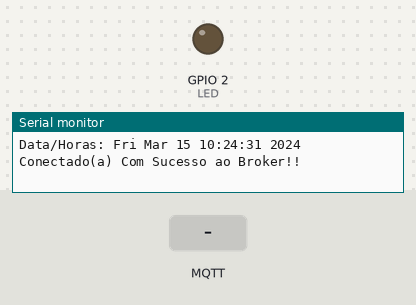
The sketch below on a simulated ESP8266 (NodeMCU). Parts: output pins drawn as LEDs (lit = HIGH), the last lines printed to the serial monitor. The inputs (shaded band) are chosen by the test bench. WiFi joins after 1.5 s; servers stay silent unless stated; the local clock reads 2024-03-15 10:24:30 at power-on unless the sketch sets it; no MQTT or app messages arrive unless stated.

Above: at 2.7 s.
2.8 s: MQTT message "0" arrives on the first subscribed topic
At 4.0 s:
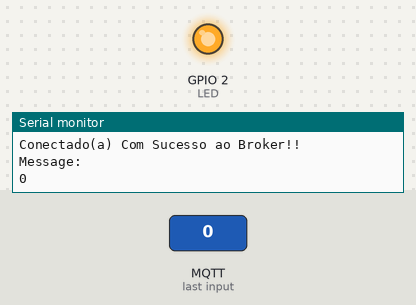
4.3 s: MQTT message "1" arrives on the first subscribed topic
At 5.1 s:
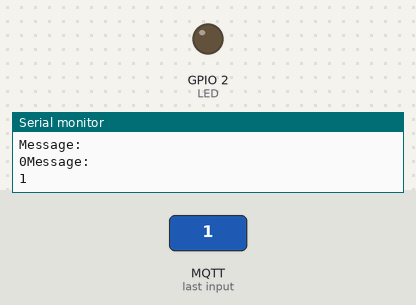
Timing chart, 0 to 7.3 s (numbered marks = the images above; inputs shaded):
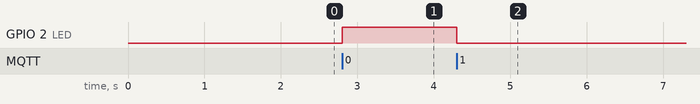

Measured:
- after the input at 2.8 s, GPIO 2 (LED): LOW → HIGH at once
- after the input at 4.3 s, GPIO 2 (LED): HIGH → LOW at once

The sketch:

ESP-8266-32.ino
```cpp
#include <ESP8266WiFi.h>
#include <WiFiClientSecure.h>
#include <ESP8266WebServer.h>
#include <PubSubClient.h>
#include <WiFiManager.h>
#include <DNSServer.h>
#include <time.h>
#include "secrets.h"

BearSSL::WiFiClientSecure net;
PubSubClient client(net);

// Isto Server para Definir a porta do server web para 80!!
WiFiServer server(80); // Segurança SSL

String header; // Armazenarar os Headers(Dispositivos) das solicitaçoes HTTPS

time_t now;
unsigned long lastMillis = 0;


//Conectar Ao Broker
void mqtt_connect()
{
  while (!client.connected()) {

    Serial.print(ctime(&now));

    if (client.connect(HOSTNAME, MQTT_USER, MQTT_PASS))
    {
      Serial.println("Conectado(a) Com Sucesso ao Broker!!");

      client.subscribe(TOPIC_SUB);
    }

    else
    {
      Serial.print("A Tentativa falhou, Status do Erro == ");

      Serial.print(client.state());

      Serial.println(" . Será feita uma nova tentativa em 5 segundos.");

      Serial.print("");

      Serial.println("Tentando Conectar Novamente ao Broker MQTT: Aguarde ...");

      delay(5000);
    }
  }
}


// CONFIGURAÇÃO INICIAL !
void setup()
{
  Serial.begin(115200);
  pinMode(LED, OUTPUT);

  WiFi.hostname(HOSTNAME);
  WiFi.mode(WIFI_STA);

  WiFiManager wifiManager;
  wifiManager.autoConnect("Biocyber.Tech");
  Serial.println("Conectado(a) à rede com sucesso!");
  Serial.println("---*-------------------------*---");
  Serial.println("Conectando-se ao MQTT Broker: Aguarde ...");
  server.begin();   // Inicializar o Servidor


  Serial.print("Configurando a Data/Hora usando SNTP..");
  configTime(-5 * 3600, 0, "br.pool.ntp.org", "time.br.gov");
  now = time(nullptr);

  while (now < 1510592825)
  {
    delay(500);
    Serial.print(".");
    now = time(nullptr);
  }


    Serial.println(" Configurado!");
    struct tm timeinfo;
    gmtime_r(&now, &timeinfo);

    Serial.print("Data/Horas: ");


    /* DEFINIÇÃO DO CERTIFICADO */
      #ifdef CHECK_CA_ROOT
        BearSSL::X509List cert(digicert);
        net.setTrustAnchors(&cert);
      #endif

      #if (!defined(CHECK_CA_ROOT))
        net.setInsecure();
      #endif

    client.setServer(MQTT_HOST, MQTT_PORT);
    client.setCallback(RecebePayload);
    mqtt_connect();
}


void loop()
{
  // Esta função server para pegar as horas!
  now = time(nullptr);

  // Essa função serve para Estabilizar a Comunicação Entre o Broker!!
  if (!client.connected())
  {
    mqtt_connect();
  }
  else
  {
    client.loop();
  }
}

// RECEBER MENSAGENS!!
void RecebePayload(char* topic, byte* payload, unsigned int length)
{
  String msg;

  // Exibir payload recebido!
  Serial.println("Message:");
  for (int i = 0; i < length; i++) {
    Serial.print((char)payload[i]);
  }


  //converter o byte em string do payload recebido!
  for(int i = 0; i < length; i++)
  {
    char c = (char)payload[i];
    msg += c;
  }

  if (msg == "0")
  {
    digitalWrite(LED, HIGH);
  }

  if (msg == "1")
  {
    digitalWrite(LED, LOW);
  }

}
```

secrets.h
```cpp
                                        /* Configurações Hidden Básicas!! */

#define  SECRET
#define  HOSTNAME  "EXEMPLO: Usuario Roger"
#define  TOPIC_SUB  "EXEMPLO: bar"
#define  LED LED_BUILTIN


const char MQTT_HOST[] = "EXEMPLO: 192.168.2.106"; // Localizção do server
const int  MQTT_PORT = /* EXEMPLO: */ 8883; /* TLS / SSL */
const char MQTT_USER[] = "EXEMPLO: roger"; // Usuário
const char MQTT_PASS[] = "EXEMPLO: love";  // Senha


  /* CERTIFICADO DIGITAL TLS PARA CONEXÃO COM O BROKER */
#ifdef CHECK_CA_ROOT
static const char digicert[] PROGMEM = R"EOF(
-----BEGIN CERTIFICATE-----
XXXXXXXXXXXXXXXXXXXXXXXXXXXXXXXXXXXXXXXXXXXXXXXXXXXXXXXXXXXXXXXX
XXXXXXXXXXXXXXXXXXXXXXXXXXXXXXXXXXXXXXXXXXXXXXXXXXXXXXXXXXXXXXXX
XXXXXXXXXXXXXXXXXXXXXXXXXXXXXXXXXXXXXXXXXXXXXXXXXXXXXXXXXXXXXXXX
XXXXXXXXXXXXXXXXXXXXXXXXXXXXXXXXXXXXXXXXXXXXXXXXXXXXXXXXXXXXXXXX
XXXXXXXXXXXXXXXXXXXXXXXXXXXXXXXXXXXXXXXXXXXXXXXXXXXXXXXXXXXXXXXX
XXXXXXXXXXXXXXXXXXXXXXXXXXXXXXXXXXXXXXXXXXXXXXXXXXXXXXXXXXXXXXXX
XXXXXXXXXXXXXXXXXXXXXXXXXXXXXXXXXXXXXXXXXXXXXXXXXXXXXXXXXXXXXXXX
XXXXXXXXXXXXXXXXXXXXXXXXXXXXXXXXXXXXXXXXXXXXXXXXXXXXXXXXXXXXXXXX
XXXXXXXXXXXXXXXXXXXXXXXXXXXXXXXXXXXXXXXXXXXXXXXXXXXXXXXXXXXXXXXX
XXXXXXXXXXXXXXXXXXXXXXXXXXXXXXXXXXXXXXXXXXXXXXXXXXXXXXXXXXXXXXXX
XXXXXXXXXXXXXXXXXXXXXXXXXXXXXXXXXXXXXXXXXXXXXXXXXXXXXXXXXXXXXXXX
XXXXXXXXXXXXXXXXXXXXXXXXXXXXXXXXXXXXXXXXXXXXXXXXXXXXXXXXXXXXXXXX
XXXXXXXXXXXXXXXXXXXXXXXXXXXXXXXXXXXXXXXXXXXXXXXXXXXXXXXXXXXXXXXX
XXXXXXXXXXXXXXXXXXXXXXXXXXXXXXXXXXXXXXXXXXXXXXXXXXXXXXXXXXXXXXXX
XXXXXXXXXXXXXXXXXXXXXXXXXXXXXXXXXXXXXXXXXXXXXXXXXXXXXXXXXXXXXXXX
XXXXXXXXXXXXXXXXXXXXXXXXXXXXXXXXXXXXXXXXXXXXXXXXXXXXXXXXXXXXXXXX
XXXXXXXXXXXXXXXXXXXXXXXXXXXXXXXXXXXXXXXXXXXXXXXXXXXXXXXXXXXXXXXX
XXXXXXXXXXXXXXXXXXXXXXXXXXXXXXXXXXXXXXXXXXXXXXXXXXXXXXXXXXXXXXXX
XXXXXXXXXXXXXXXXXXXXXXXXXXXXXXXXXXXXXXXXXXXXXXXXXXXXXXXXXXXXXXXX
XXXXXXXXXXXXXXXXXXXXXXXXXXXXXXXXXXXXXXXXXXXXXXXXXXXXXXXXXXXXXXXX
XXXXXXXXXXXXXXXXXXXXXXXXXXXXXXXXXXXXXXXXXXXXXXXXXXXXXXXXXXXXXXXX
XXXXXXXXXXXXXXXXXXXXXXXXXXXXXXXXXXXXXXXXXXXXXXXXXXXXXXXXXXXXXXXX
XXXXXXXXXXXXXXXXXXXXXXXXXXXXXXXXXXXXXXXXXXXXXXXXXXXXXXXXXXXXXXXX
XXXXXXXXXXXXXXXXX
-----END CERTIFICATE-----
)EOF";
#endif
```
